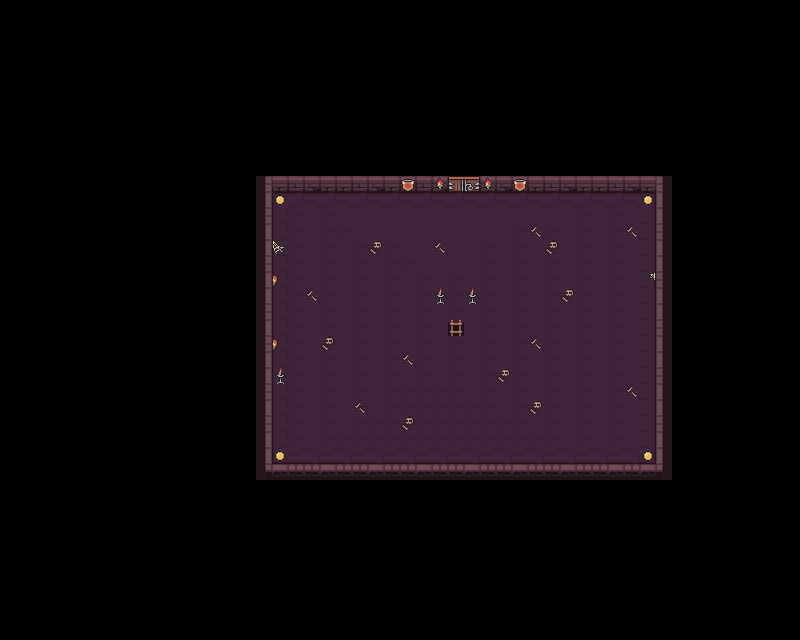

Tiled map render using the project's own tile images. Description and the map definition, with tile-layer contents summarised, below:
An orthogonal 50x40 tile map with 16x16 px tiles, 3 tile layers (map, decorations, collectibles), 2 tilesets and 32 objects (player_spawn).

<map version="1.10" tiledversion="1.11.2" orientation="orthogonal" renderorder="right-down" width="50" height="40" tilewidth="16" tileheight="16" infinite="0" nextlayerid="9" nextobjectid="6">
 <tileset firstgid="1" name="tiles_first" tilewidth="16" tileheight="16" tilecount="100" columns="10">
  <image source="tileset.png" width="160" height="160" />
  <tile id="0">
   <objectgroup draworder="index" id="2">
    <object id="1" x="0" y="0" width="16" height="16" />
   </objectgroup>
  </tile>
  <tile id="1">
   <objectgroup draworder="index" id="2">
    <object id="1" x="0" y="0" width="16" height="16" />
   </objectgroup>
  </tile>
  <tile id="2">
   <objectgroup draworder="index" id="2">
    <object id="1" x="0" y="0" width="16" height="16" />
   </objectgroup>
  </tile>
  <tile id="3">
   <objectgroup draworder="index" id="2">
    <object id="1" x="0" y="0" width="16" height="16" />
   </objectgroup>
  </tile>
  <tile id="4">
   <objectgroup draworder="index" id="2">
    <object id="1" x="0" y="0" width="16" height="16" />
   </objectgroup>
  </tile>
  <tile id="5">
   <objectgroup draworder="index" id="2">
    <object id="1" x="0" y="0" width="16" height="16" />
   </objectgroup>
  </tile>
  <tile id="10">
   <objectgroup draworder="index" id="2">
    <object id="1" x="0" y="0" width="16" height="16" />
   </objectgroup>
  </tile>
  <tile id="15">
   <objectgroup draworder="index" id="2">
    <object id="1" x="0" y="0" width="16" height="16" />
   </objectgroup>
  </tile>
  <tile id="20">
   <objectgroup draworder="index" id="2">
    <object id="1" x="0" y="0" width="16" height="16" />
   </objectgroup>
  </tile>
  <tile id="25">
   <objectgroup draworder="index" id="2">
    <object id="1" x="0" y="0" width="16" height="16" />
   </objectgroup>
  </tile>
  <tile id="30">
   <objectgroup draworder="index" id="2">
    <object id="1" x="0" y="0" width="16" height="16" />
   </objectgroup>
  </tile>
  <tile id="35">
   <objectgroup draworder="index" id="2">
    <object id="1" x="0" y="0" width="16" height="16" />
   </objectgroup>
  </tile>
  <tile id="40">
   <objectgroup draworder="index" id="2">
    <object id="1" x="0" y="0" width="16" height="16" />
   </objectgroup>
  </tile>
  <tile id="41">
   <objectgroup draworder="index" id="2">
    <object id="1" x="0" y="0" width="16" height="16" />
   </objectgroup>
  </tile>
  <tile id="42">
   <objectgroup draworder="index" id="2">
    <object id="1" x="0" y="0" width="16" height="16" />
   </objectgroup>
  </tile>
  <tile id="43">
   <objectgroup draworder="index" id="2">
    <object id="1" x="0" y="0" width="16" height="16" />
   </objectgroup>
  </tile>
  <tile id="44">
   <objectgroup draworder="index" id="2">
    <object id="1" x="0" y="0" width="16" height="16" />
   </objectgroup>
  </tile>
  <tile id="45">
   <objectgroup draworder="index" id="2">
    <object id="1" x="0" y="0" width="16" height="16" />
   </objectgroup>
  </tile>
  <tile id="50">
   <objectgroup draworder="index" id="2">
    <object id="1" x="0" y="0" width="16" height="16" />
   </objectgroup>
  </tile>
  <tile id="51">
   <objectgroup draworder="index" id="2">
    <object id="1" x="0" y="0" width="16" height="16" />
   </objectgroup>
  </tile>
  <tile id="52">
   <objectgroup draworder="index" id="2">
    <object id="1" x="0" y="0" width="16" height="16" />
   </objectgroup>
  </tile>
  <tile id="53">
   <objectgroup draworder="index" id="2">
    <object id="1" x="0" y="0" width="16" height="16" />
   </objectgroup>
  </tile>
  <tile id="54">
   <objectgroup draworder="index" id="2">
    <object id="1" x="0" y="0" width="16" height="16" />
   </objectgroup>
  </tile>
  <tile id="55">
   <objectgroup draworder="index" id="2">
    <object id="2" x="0" y="0" width="16" height="16" />
    <object id="3" x="0" y="0" width="16" height="16" />
   </objectgroup>
  </tile>
  <tile id="80">
   <objectgroup draworder="index" id="2">
    <object id="1" x="3" y="4" width="10" height="10" />
   </objectgroup>
  </tile>
  <tile id="81">
   <objectgroup draworder="index" id="2">
    <object id="1" x="3" y="4" width="10" height="10" />
   </objectgroup>
  </tile>
  <tile id="82">
   <objectgroup draworder="index" id="2">
    <object id="1" x="2" y="2" width="12" height="12" />
   </objectgroup>
  </tile>
  <tile id="83">
   <objectgroup draworder="index" id="2">
    <object id="1" x="2" y="2" width="12" height="12" />
   </objectgroup>
  </tile>
  <tile id="84">
   <objectgroup draworder="index" id="2">
    <object id="1" x="1" y="2" width="14" height="12" />
   </objectgroup>
  </tile>
  <tile id="85">
   <objectgroup draworder="index" id="2">
    <object id="1" x="3" y="4" width="10" height="10" />
   </objectgroup>
  </tile>
 </tileset>
 <tileset firstgid="101" name="tiles_first_animated" tilewidth="16" tileheight="16" tilecount="12" columns="0">
  <grid orientation="orthogonal" width="1" height="1" />
  <tile id="0">
   <image source="tiled/items and trap_animation/torch/torch_1.png" width="16" height="16" />
   <animation>
    <frame tileid="0" duration="400" />
    <frame tileid="1" duration="400" />
    <frame tileid="2" duration="400" />
    <frame tileid="3" duration="400" />
   </animation>
  </tile>
  <tile id="1">
   <image source="tiled/items and trap_animation/torch/torch_2.png" width="16" height="16" />
  </tile>
  <tile id="2">
   <image source="tiled/items and trap_animation/torch/torch_3.png" width="16" height="16" />
  </tile>
  <tile id="3">
   <image source="tiled/items and trap_animation/torch/torch_4.png" width="16" height="16" />
  </tile>
  <tile id="4">
   <image source="tiled/items and trap_animation/torch/side_torch_1.png" width="16" height="16" />
   <animation>
    <frame tileid="4" duration="400" />
    <frame tileid="5" duration="400" />
    <frame tileid="6" duration="400" />
    <frame tileid="7" duration="400" />
   </animation>
  </tile>
  <tile id="5">
   <image source="tiled/items and trap_animation/torch/side_torch_2.png" width="16" height="16" />
  </tile>
  <tile id="6">
   <image source="tiled/items and trap_animation/torch/side_torch_3.png" width="16" height="16" />
  </tile>
  <tile id="7">
   <image source="tiled/items and trap_animation/torch/side_torch_4.png" width="16" height="16" />
  </tile>
  <tile id="8">
   <properties>
    <property name="coin" value="gold" />
   </properties>
   <image source="tiled/items and trap_animation/coin/coin_1.png" width="16" height="16" />
   <animation>
    <frame tileid="8" duration="600" />
    <frame tileid="9" duration="600" />
    <frame tileid="10" duration="600" />
    <frame tileid="11" duration="600" />
   </animation>
  </tile>
  <tile id="9">
   <image source="tiled/items and trap_animation/coin/coin_2.png" width="16" height="16" />
  </tile>
  <tile id="10">
   <image source="tiled/items and trap_animation/coin/coin_3.png" width="16" height="16" />
  </tile>
  <tile id="11">
   <image source="tiled/items and trap_animation/coin/coin_4.png" width="16" height="16" />
  </tile>
 </tileset>
 <group id="6" name="object_parts">
  <objectgroup id="3" name="spawn_points" offsetx="15" offsety="-15.3333">
   <object id="1" name="player_spawn" x="448" y="338">
    <point />
   </object>
  </objectgroup>
 </group>
 <group id="4" name="map_parts">
  <layer id="1" name="map" width="50" height="40">
   <data>[2000 cells, 494 non-empty, 30 distinct tile ids]</data>
  </layer>
  <layer id="7" name="decorations" width="50" height="40">
   <data>[2000 cells, 29 non-empty, 11 distinct tile ids]</data>
  </layer>
  <layer id="8" name="collectibles" width="50" height="40">
   <data>[2000 cells, 4 non-empty, 1 distinct tile ids]</data>
  </layer>
 </group>
</map>
